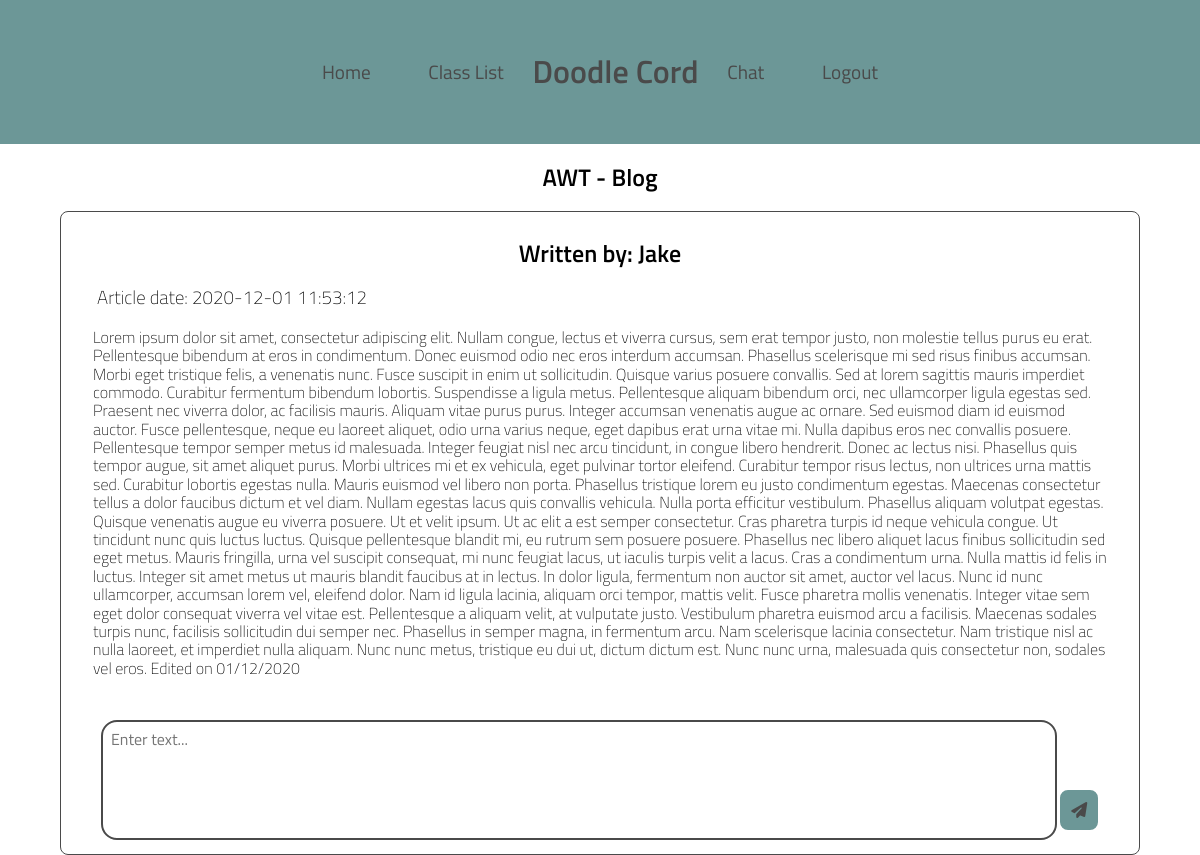
Screenshot of /awtBlog (signed in) with the database file from the repository.
### app.py (models this page shows)
class awt(db.Model):
    postId = db.Column(db.Integer, primary_key=True)
    author = db.Column(db.String(255), nullable=False)
    post = db.Column(db.String(255), nullable=False)
    date = db.Column(db.DateTime, default=datetime.utcnow)

### app.py (the view, shortened to what this page needs)
@app.route('/awtBlog', methods=['GET', 'POST'])
@login_required
def awtBlog():
    form = forumPost()
    posts = awt.query.first()
    return render_template('awtBlog.html', form=form, awt=posts)

### app.py
class forumPost(FlaskForm):
    fName = HiddenField('fName', validators=[InputRequired()])
    post = StringField('post',widget=TextArea(), validators=[InputRequired()])

### app.py (called while the page is built)
@login_manager.user_loader
def load_user(usr_id):
    return usrs.query.get(int(usr_id))

### templates/awtBlog.html (shortened to what this page needs)
{% extends "base.html" %}
{% block content %}
    <div class="container">
        <h2>AWT - Blog</h2>
        <div class="blogArea">
            <div class="blogFile">
                        <div class="author">
                           <h2> Written by: {{ awt.author }} </h2>
                        </div>
                        <div class="date">
                            <h3> Article date: {{ awt.date }} </h3>
                        </div>
                        <div class="post">
                           <p> {{ awt.post }} </p>
                        </div>
            </div>
            <div class="blogEditor">
                <form method="POST" action={{ url_for('awtBlog') }} id="ForumPost">
                    {{ form.post(placeholder="Enter text...") }}
                    <button type="submit"><i class="fa fa-paper-plane"></i></button>
                </form>
            </div>
        </div>
    </div>
{% endblock %}

### static/css/styles.css (style rules this page uses)
* { box-sizing: border-box; }
p { margin: 0; }
body { font-family: 'Titillium Web', sans-serif; }
h2 { font-weight: 600; text-align: center !important; }
.container { width: 100%; top: 0; left: 0; }
.blogArea { width: 100%; margin: 1.2em auto 0 auto; }
.blogFile { width: 100%; min-height: 60vh; max-height: 100vh; margin: 0 auto; }
.blogArea { width: 90%; padding: .5em; border-radius: .5em; border: 1px solid #4A4A4A; }
.date h3 { font-weight: 100; padding: 0 1.5em; }
.post p { font-weight: 100; padding: 0 1.5em; text-align: left; }
#ForumPost textarea { width: 90%; margin-left: 2em; resize: none; min-height: 15vh; height: auto; overflow-x: none; overflow-wrap: break-word; border: 2px solid #4A4A4A; border-radius: 1em; padding: .5em; font-size: 1em; }
#ForumPost button { margin-right: 2em; margin-bottom: 1em; vertical-align: text-bottom; padding: .5em; font-size: 1em; background-color: #6C9797; border: #6C9797 solid; border-radius: .5em; color: #4A4A4A; }

### rows the page displays
awt: author "Jake", date "2020-12-01 11:53:12", post "Lorem ipsum dolor sit amet, consectetur adipiscing elit. Nullam congue, lectus et viverra cursus, sem erat tempor justo, non molestie tellus purus eu erat. Pellentesque bibendum at eros in condimentum. Donec euismod odio nec eros interdum accumsan. Phasellus scelerisque mi sed risus finibus accumsan. Morbi eget tristique felis, a venenatis nunc. Fusce suscipit in enim ut sollicitudin. Quisque varius posuere convallis. Sed at lorem sagittis mauris imperdiet commodo. Curabitur fermentum bibendum lobortis. Suspendisse a ligula metus. Pellentesque aliquam bibendum orci, nec ullamcorper ligula egestas sed. Praesent nec viverra dolor, ac facilisis mauris. Aliquam vitae purus purus. Integer…"
